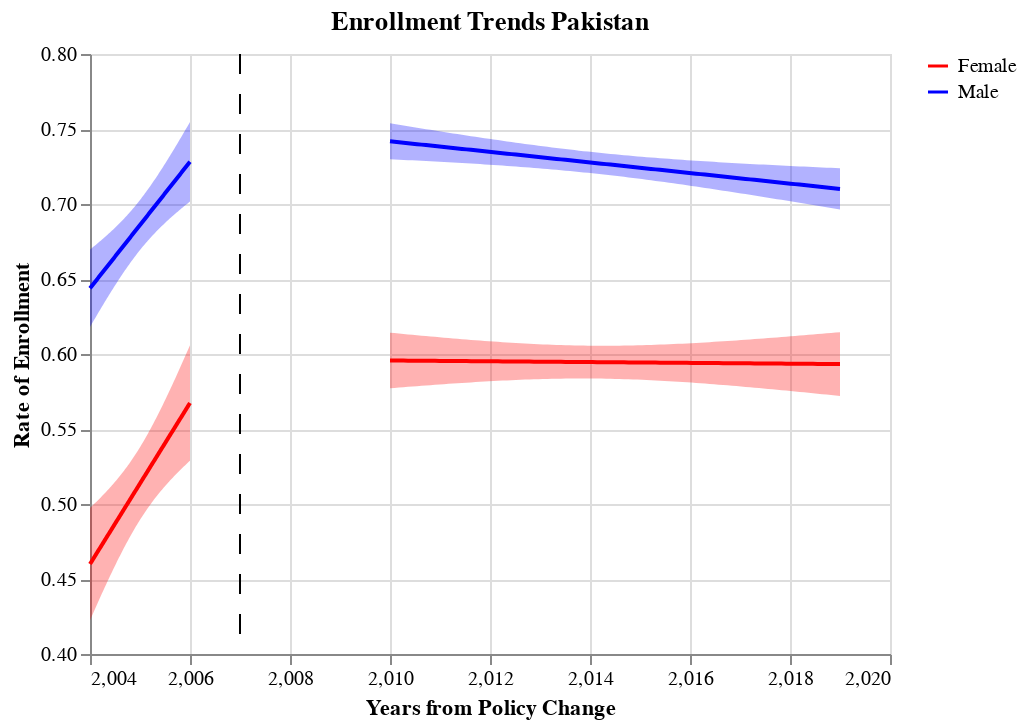

The notebook cell saved with this chart:
### Code cell
# Enrolment by Gender

legend = alt.Chart(data_merge).transform_calculate(f= "'female'", m= "'male'")
scale = alt.Scale(domain=["Female", "Male"], range=['red', 'blue'])

## Female Trends
alt.data_transformers.disable_max_rows()
before = alt.Chart(
    data_merge[data_merge["sex"] == 'female'], title="Enrollment Trends Pakistan"
).encode(x="year", y=alt.Y("rate_enrollment", title="Rate of Enrollment", scale=alt.Scale(zero=False)), color=alt.Color('female:N', scale=scale, title=''))

base_female = before.transform_regression("year", "rate_enrollment").mark_line()

fit, female_pre_line = get_reg_fit(
    data_pre[data_pre["sex"] == 'female'],
    yvar="rate_enrollment",
    xvar="year",
    alpha=0.05,
    col="red"
)

fit, female_post_line = get_reg_fit(
    data_post[data_post["sex"] == 'female'],
    yvar="rate_enrollment",
    xvar="year",
    alpha=0.05,
    col="red"
)



## Male Trends
alt.data_transformers.disable_max_rows()
before = alt.Chart(
    data_merge[data_merge["sex"] == 'male'], title="Enrollment Trends Pakistan"
).encode(x="year", y=alt.Y("rate_enrollment", title="Rate of Enrollment", scale=alt.Scale(zero=False)), color=alt.Color('male:N', scale=scale, title=''))

base_male = before.transform_regression("year", "rate_enrollment").mark_line()

fit, male_pre_line = get_reg_fit(
    data_pre[data_pre["sex"] == 'male'],
    yvar="rate_enrollment",
    xvar="year",
    alpha=0.05,
    col="blue"
)

fit, male_post_line = get_reg_fit(
    data_post[data_post["sex"] == 'male'],
    yvar="rate_enrollment",
    xvar="year",
    alpha=0.05,
    col="blue"
)

plots= base_female + female_pre_line + female_post_line + base_male + male_pre_line + male_post_line + sep_line
plots
